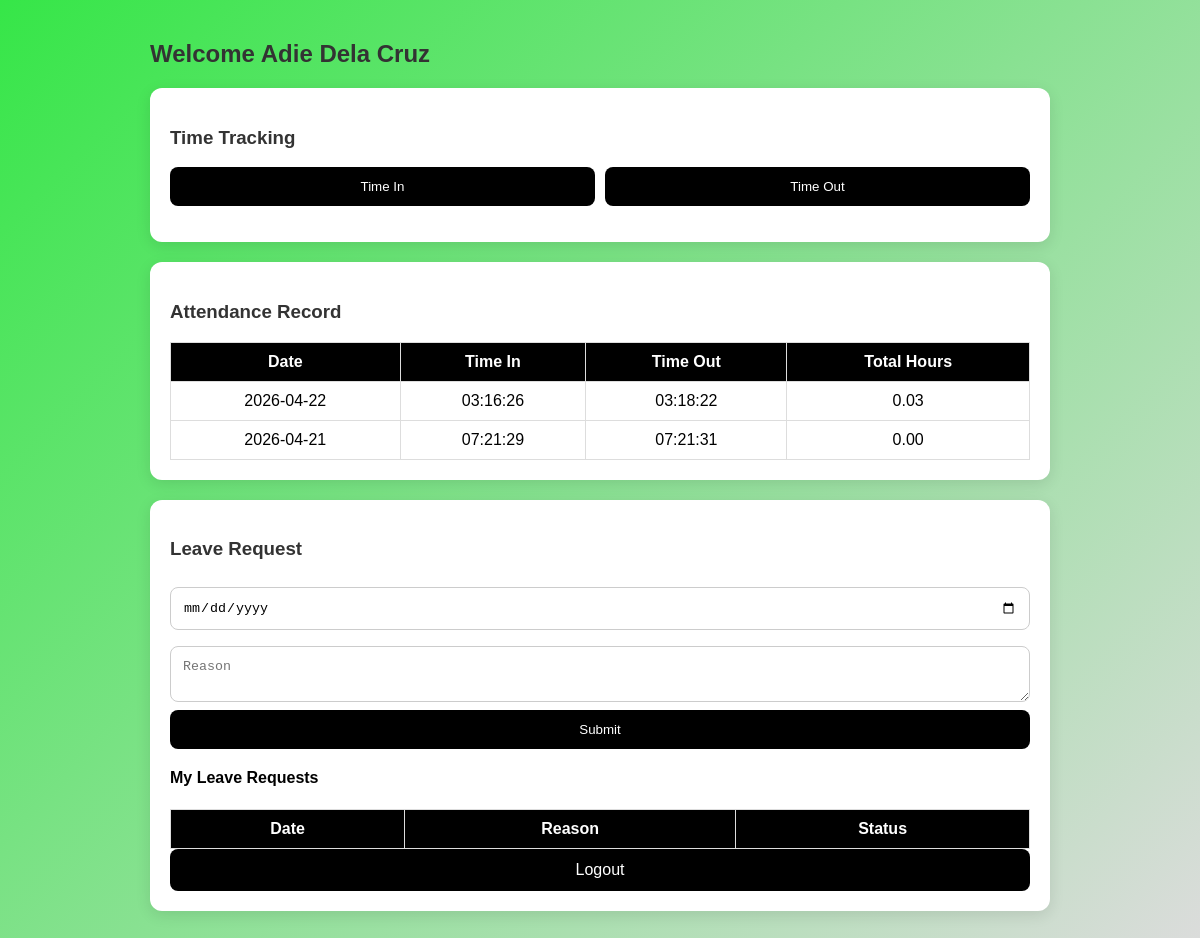
Screenshot of /user.php (signed in) with the database file from the repository.
### tables this page shows
CREATE TABLE `attendance` (
  `id` int(11) NOT NULL,
  `user_id` int(11) DEFAULT NULL,
  `date` date DEFAULT NULL,
  `time_in` time DEFAULT NULL,
  `time_out` time DEFAULT NULL,
  `total_hours` float DEFAULT NULL
);

### user.php (the view, shortened to what this page needs)
<?php
include 'config.php';
$user = $_SESSION['user'];
$user_id = $user['id'];
?>
<link rel="stylesheet" href="style.css">
<div class="container">
<div class="dashboard">
    <h2 class="welcome">Welcome <?= $user['name'] ?></h2>
    <div class="card">
        <h3>Time Tracking</h3>
        <form method="POST" class="time-actions">
            <button name="time_in">Time In</button>
            <button name="time_out">Time Out</button>
        </form>
    </div>
    <div class="card">
        <h3>Attendance Record</h3>
        <table class="attendance-table">
            <tr>
                <th>Date</th>
                <th>Time In</th>
                <th>Time Out</th>
                <th>Total Hours</th>
            </tr>
            <?php
            $records = $conn->query("SELECT * FROM attendance WHERE user_id='$user_id' ORDER BY date DESC");
            while($row = $records->fetch_assoc()){
                echo "<tr>
                        <td>".$row['date']."</td>
                        <td>".($row['time_in'] ?? '-')."</td>
                        <td>".($row['time_out'] ?? '-')."</td>
                        <td>".($row['total_hours'] ? number_format($row['total_hours'],2) : '-')."</td>
                      </tr>";
            }
            ?>
        </table>
    </div>
<div class="card">
    <h3>Leave Request</h3>
    <form method="POST">
        <input type="date" name="leave_date" required>
        <textarea name="reason" placeholder="Reason" required></textarea>
        <button name="leave">Submit</button>
    </form>
    <h4 style="margin-top:20px;">My Leave Requests</h4>
    <table class="attendance-table">
        <tr>
            <th>Date</th>
            <th>Reason</th>
            <th>Status</th>
        </tr>
    </table>
    <a href="logout.php" class="logout-btn">Logout</a>
</div>

### style.css (style rules this page uses)
.container { padding: 20px; display: flex; justify-content: center; }
.dashboard { width: 100%; max-width: 900px; }
h2, h3 { color: #333; }
.card { background: #fff; padding: 20px; margin-bottom: 20px; border-radius: 12px; box-shadow: 0 4px 15px rgba(0,0,0,0.1); }
input, select, textarea { width: 100%; padding: 12px; margin: 8px 0; border-radius: 8px; border: 1px solid #ccc; }
button { width: 100%; padding: 12px; background: #000; color: #fff; border: none; border-radius: 8px; }
.time-actions { display: flex; gap: 10px; }
.attendance-table { width: 100%; border-collapse: collapse; }
.attendance-table th { background: #000; color: #fff; }
.attendance-table th, .attendance-table td { padding: 10px; border: 1px solid #ddd; text-align: center; }
.logout-btn { display: block; text-align: center; padding: 12px; background: #000; color: #fff; border-radius: 8px; text-decoration: none; }

### rows the page displays
attendance: date "2026-04-22", time_in "03:16:26", time_out "03:18:22", total_hours "0.03"
attendance: date "2026-04-21", time_in "07:21:29", time_out "07:21:31", total_hours "0.00"

### other values shown
$user['name'] "Adie Dela Cruz"
